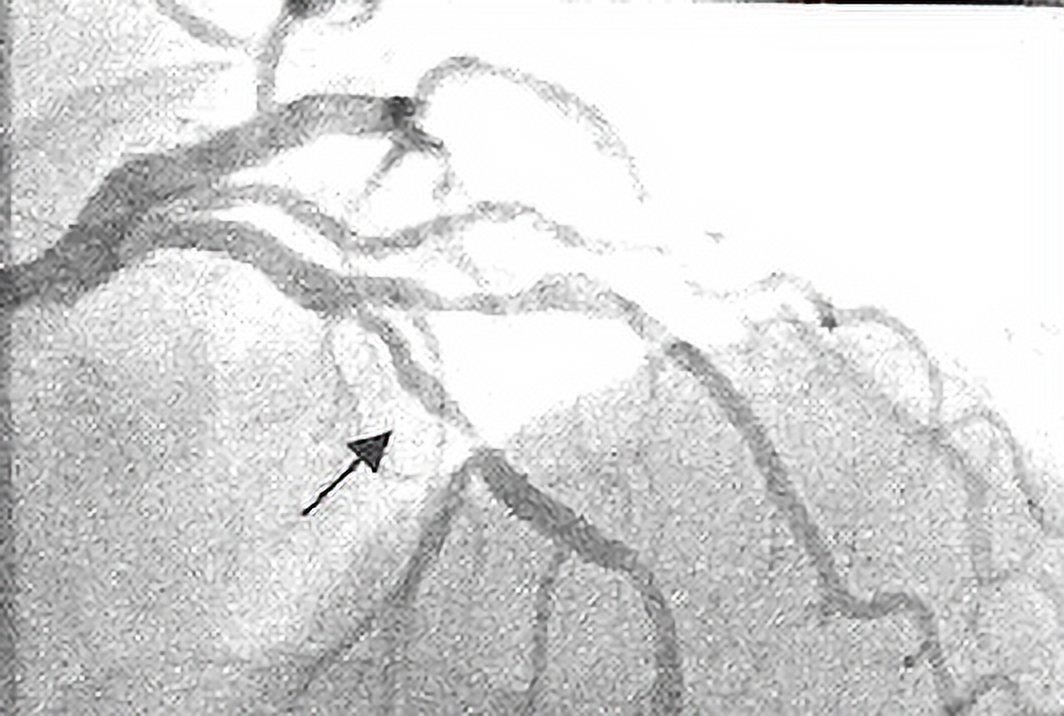
#> input picture 06_affine_transform/Figures/angiogram1.png, 1064 x 716 px
$ python 1_translation.py   (older library calls are emulated)
#> lines starting #> are read from the running program, lines starting #| are printed output that depends on the picture
# import numpy as np
# import scipy.misc, math
# from scipy.misc.pilutil import Image
from skimage.transform import AffineTransform, warp
import cv2
from matplotlib import pyplot as plt

# img = Image.open('../Figures/angiogram1.png').convert('L')
# img1 = scipy.misc.fromimage(img)

img1 = cv2.imread('../Figures/angiogram1.png')
#> img1 is the input picture: shape (716, 1064, 3); mean B, G, R 215.1, 215, 215.1

# translate by 20 pixels in x and 10 pixels in y
transformation = AffineTransform(translation=(20, 10))
img2 = warp(img1, transformation)
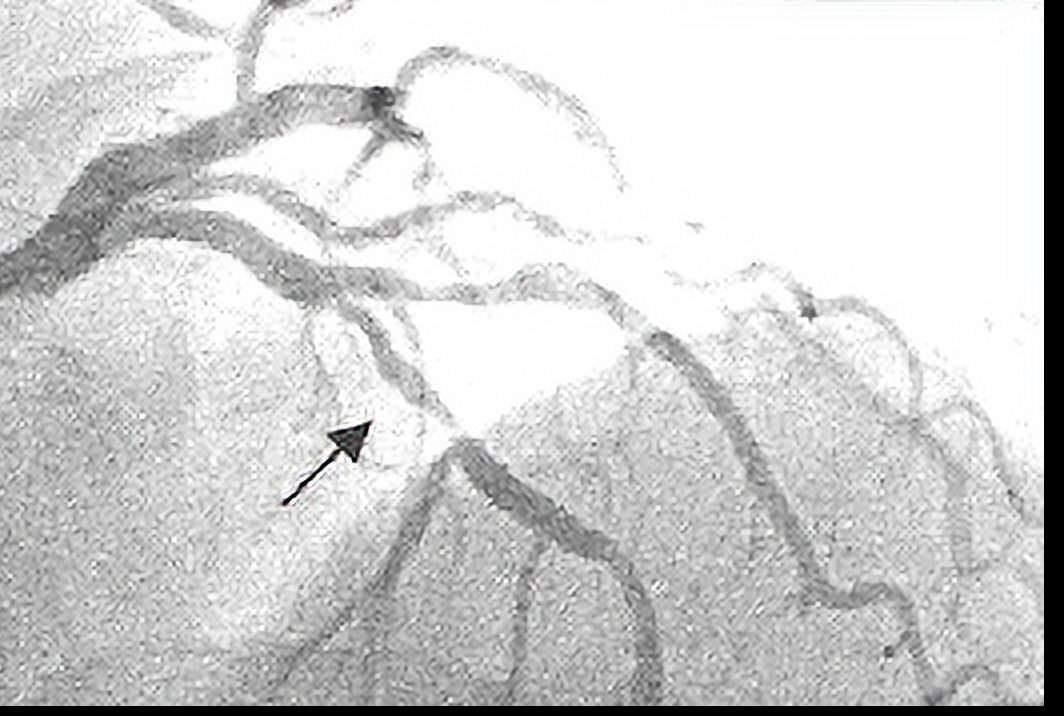
#> img2: shape (716, 1064, 3) float64; mean B, G, R 0.821, 0.82, 0.821
# im4 = scipy.misc.toimage(img2)
# im4.save('../Figures/translate_output.png')
# im4.show()

plt.imshow(img2, interpolation='nearest')
plt.show()
